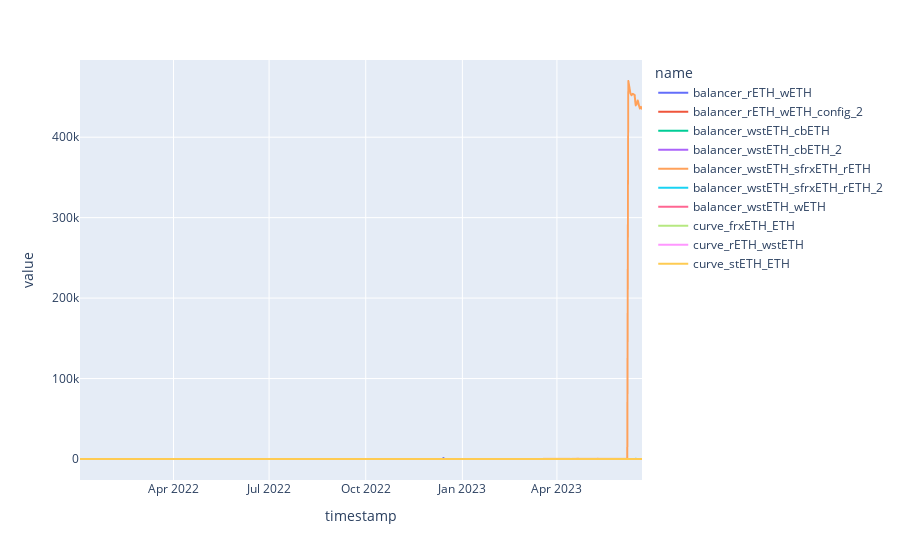

Source (notebook cell):
### Code cell
naive_total_apr_df = full_df.pivot(index="timestamp", columns="name", values="naive_total_apr")
px.line(naive_total_apr_df)

### Figure 1 — Plotly figure (JSON) as saved in the notebook; plotly's stock layout.template omitted (floating-point values rounded to 4 significant figures; data arrays with more than 128 entries replaced by an {"elided": "..."} marker saying what was removed)
{"data": [{"hovertemplate": "name=balancer_rETH_wETH<br>timestamp=%{x}<br>value=%{y}<extra></extra>", "legendgroup": "balancer_rETH_wETH", "line": {"color": "#636efa", "dash": "solid"}, "marker": {"symbol": "circle"}, "mode": "lines", "name": "balancer_rETH_wETH", "showlegend": true, "type": "scattergl", "x": {"elided": "536 str values"}, "xaxis": "x", "y": {"elided": "536 float values"}, "yaxis": "y"}, {"hovertemplate": "name=balancer_rETH_wETH_config_2<br>timestamp=%{x}<br>value=%{y}<extra></extra>", "legendgroup": "balancer_rETH_wETH_config_2", "line": {"color": "#EF553B", "dash": "solid"}, "marker": {"symbol": "circle"}, "mode": "lines", "name": "balancer_rETH_wETH_config_2", "showlegend": true, "type": "scattergl", "x": {"elided": "536 str values"}, "xaxis": "x", "y": {"elided": "536 float values"}, "yaxis": "y"}, {"hovertemplate": "name=balancer_wstETH_cbETH<br>timestamp=%{x}<br>value=%{y}<extra></extra>", "legendgroup": "balancer_wstETH_cbETH", "line": {"color": "#00cc96", "dash": "solid"}, "marker": {"symbol": "circle"}, "mode": "lines", "name": "balancer_wstETH_cbETH", "showlegend": true, "type": "scattergl", "x": {"elided": "536 str values"}, "xaxis": "x", "y": {"elided": "536 float values"}, "yaxis": "y"}, {"hovertemplate": "name=balancer_wstETH_cbETH_2<br>timestamp=%{x}<br>value=%{y}<extra></extra>", "legendgroup": "balancer_wstETH_cbETH_2", "line": {"color": "#ab63fa", "dash": "solid"}, "marker": {"symbol": "circle"}, "mode": "lines", "name": "balancer_wstETH_cbETH_2", "showlegend": true, "type": "scattergl", "x": {"elided": "536 str values"}, "xaxis": "x", "y": {"elided": "536 float values"}, "yaxis": "y"}, {"hovertemplate": "name=balancer_wstETH_sfrxETH_rETH<br>timestamp=%{x}<br>value=%{y}<extra></extra>", "legendgroup": "balancer_wstETH_sfrxETH_rETH", "line": {"color": "#FFA15A", "dash": "solid"}, "marker": {"symbol": "circle"}, "mode": "lines", "name": "balancer_wstETH_sfrxETH_rETH", "showlegend": true, "type": "scattergl", "x": {"elided": "536 str values"}, "xaxis": "x", "y": {"elided": "536 float values"}, "yaxis": "y"}, {"hovertemplate": "name=balancer_wstETH_sfrxETH_rETH_2<br>timestamp=%{x}<br>value=%{y}<extra></extra>", "legendgroup": "balancer_wstETH_sfrxETH_rETH_2", "line": {"color": "#19d3f3", "dash": "solid"}, "marker": {"symbol": "circle"}, "mode": "lines", "name": "balancer_wstETH_sfrxETH_rETH_2", "showlegend": true, "type": "scattergl", "x": {"elided": "536 str values"}, "xaxis": "x", "y": {"elided": "536 float values"}, "yaxis": "y"}, {"hovertemplate": "name=balancer_wstETH_wETH<br>timestamp=%{x}<br>value=%{y}<extra></extra>", "legendgroup": "balancer_wstETH_wETH", "line": {"color": "#FF6692", "dash": "solid"}, "marker": {"symbol": "circle"}, "mode": "lines", "name": "balancer_wstETH_wETH", "showlegend": true, "type": "scattergl", "x": {"elided": "536 str values"}, "xaxis": "x", "y": {"elided": "536 float values"}, "yaxis": "y"}, {"hovertemplate": "name=curve_frxETH_ETH<br>timestamp=%{x}<br>value=%{y}<extra></extra>", "legendgroup": "curve_frxETH_ETH", "line": {"color": "#B6E880", "dash": "solid"}, "marker": {"symbol": "circle"}, "mode": "lines", "name": "curve_frxETH_ETH", "showlegend": true, "type": "scattergl", "x": {"elided": "536 str values"}, "xaxis": "x", "y": {"elided": "536 float values"}, "yaxis": "y"}, {"hovertemplate": "name=curve_rETH_wstETH<br>timestamp=%{x}<br>value=%{y}<extra></extra>", "legendgroup": "curve_rETH_wstETH", "line": {"color": "#FF97FF", "dash": "solid"}, "marker": {"symbol": "circle"}, "mode": "lines", "name": "curve_rETH_wstETH", "showlegend": true, "type": "scattergl", "x": {"elided": "536 str values"}, "xaxis": "x", "y": {"elided": "536 float values"}, "yaxis": "y"}, {"hovertemplate": "name=curve_stETH_ETH<br>timestamp=%{x}<br>value=%{y}<extra></extra>", "legendgroup": "curve_stETH_ETH", "line": {"color": "#FECB52", "dash": "solid"}, "marker": {"symbol": "circle"}, "mode": "lines", "name": "curve_stETH_ETH", "showlegend": true, "type": "scattergl", "x": {"elided": "536 str values"}, "xaxis": "x", "y": {"elided": "536 float values"}, "yaxis": "y"}], "layout": {"legend": {"title": {"text": "name"}, "tracegroupgap": 0}, "margin": {"t": 60}, "xaxis": {"anchor": "y", "domain": [0, 1], "title": {"text": "timestamp"}}, "yaxis": {"anchor": "x", "domain": [0, 1], "title": {"text": "value"}}}}
